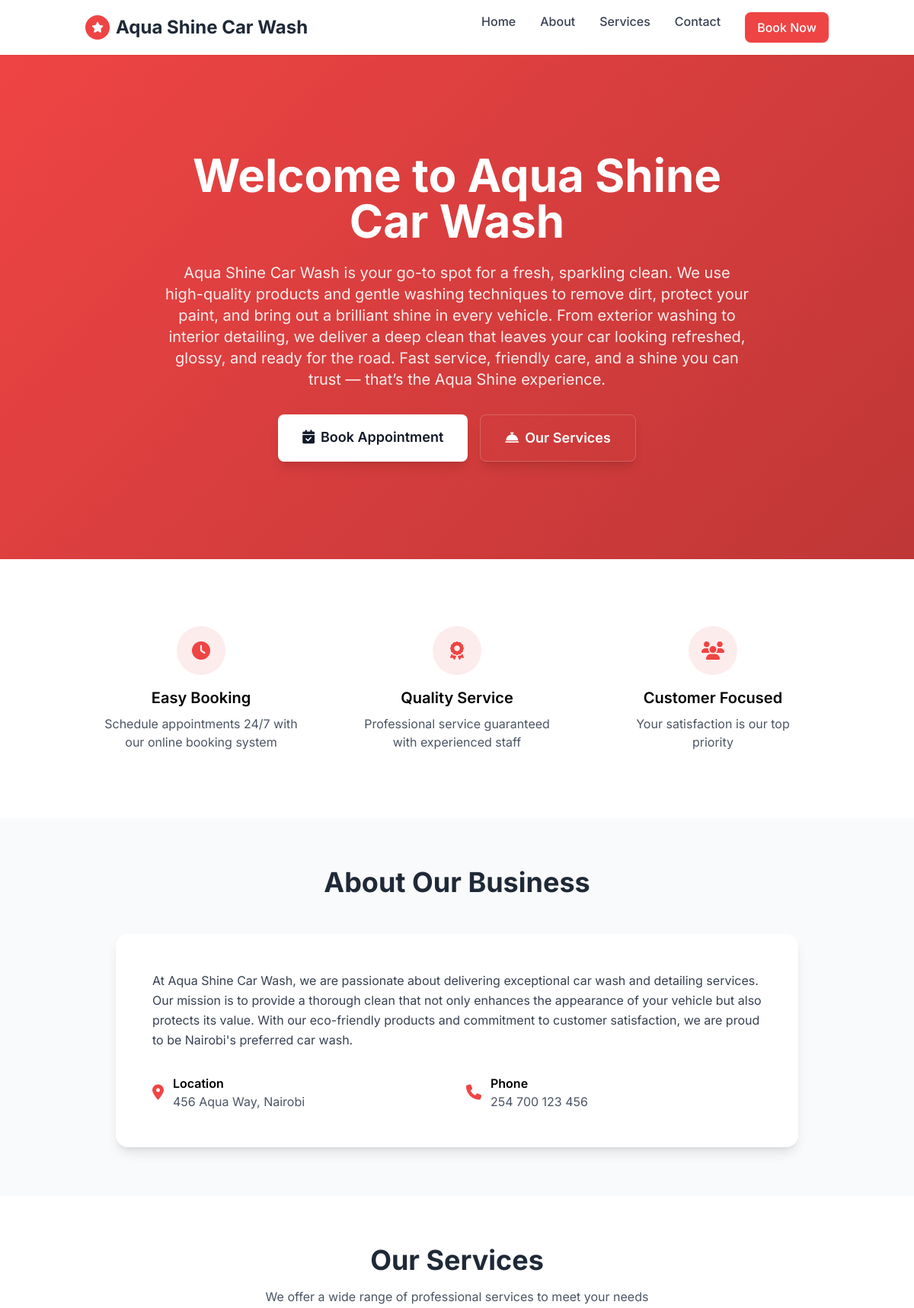
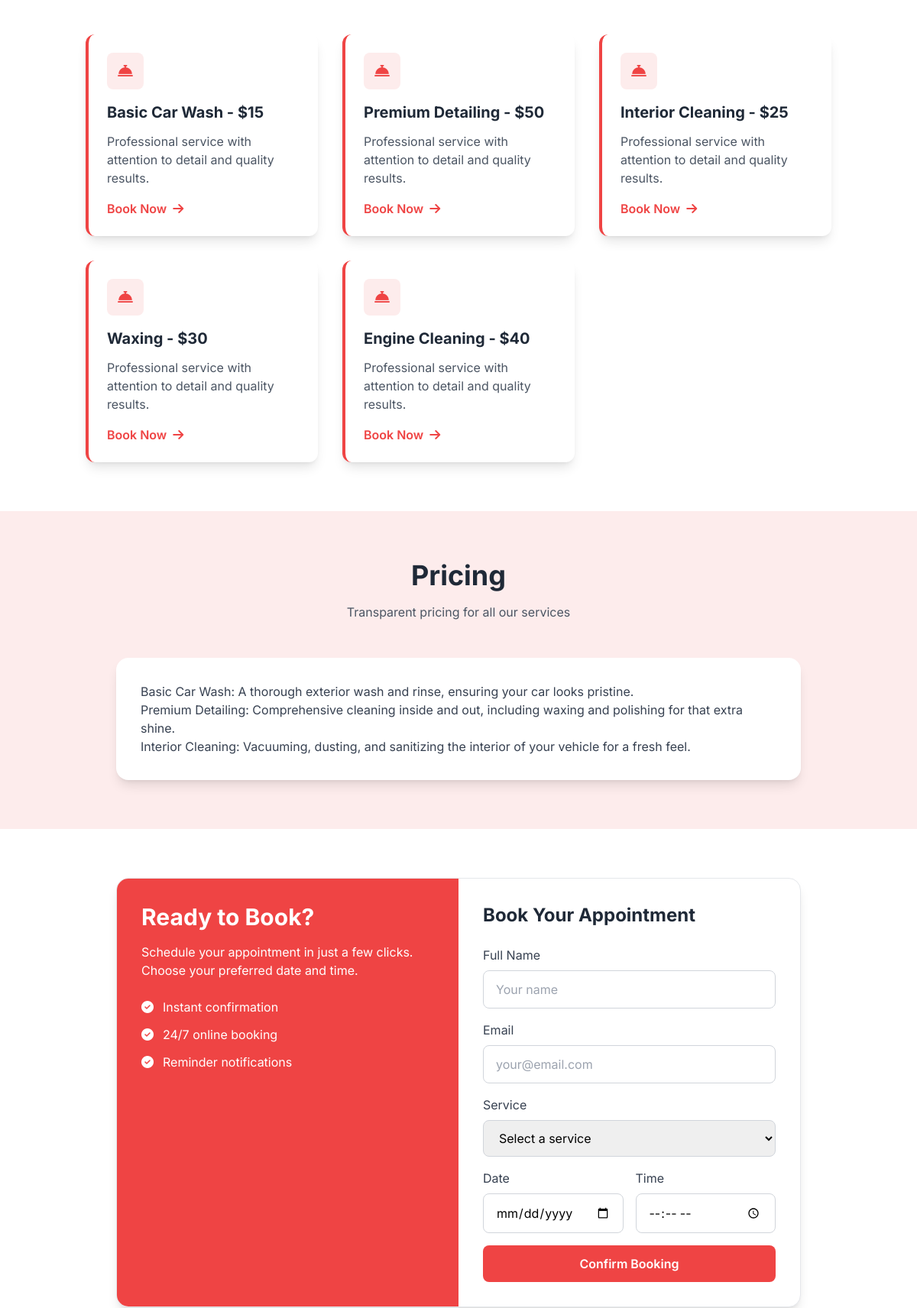
The app's page /core/site/29/ (upper part) with its own data (2 pictures, top to bottom).
### core/models.py (models this page shows, shortened)
class BusinessInfo(models.Model):
    BUSINESS_TYPE_CHOICES = [
        ('car_wash', 'Car Wash'),
        ('barber', 'Barber Shop'),
        ('spa_salon', 'Spa & Salon'),
        ('gym', 'Gym & Fitness'),
    ]
    name = models.CharField(max_length=100)
    description =  models.TextField()
    business_type =  models.CharField(max_length=50, choices=BUSINESS_TYPE_CHOICES, default='car_wash')
    created_at =  models.DateTimeField(auto_now_add=True)

class BusinessWebsite(models.Model):
    business =  models.OneToOneField(BusinessInfo, on_delete=models.CASCADE, related_name='website')
    theme_color =  models.CharField(max_length=20, default='#28a745')
    hero_title = models.CharField(max_length=200, blank=True, default='')
    hero_subtitle = models.TextField(blank=True, default='' )
    welcome_message = models.TextField(blank=True, default='')
    about = models.TextField(blank=True)
    services = models.TextField(blank=True)
    pricing_details = models.TextField(help_text="Provide pricing details for different services", default='')
    contact_email = models.EmailField(blank=True)
    contact_phone = models.CharField(max_length=20, blank=True)
    address = models.CharField(max_length=255, blank=True, default='')
    location = models.CharField(max_length=255,  default='')
    closing_time = models.TimeField(default='10')
    facebook_url = models.URLField(blank=True, default='')
    instagram_url = models.URLField(blank=True, default='')
    twitter_url = models.URLField(blank=True, default='')
    meta_title = models.CharField(max_length=200, blank=True, default='')
    meta_description = models.TextField(blank=True, default='')

### core/views.py (the view)
# urls.py: path('site/<int:business_id>/', views.display_site, name='site'),
def display_site(request, business_id):
    business =  BusinessInfo.objects.get(id=business_id)
    website = business.website
    context = {
        'business':business,
        'website':website
    }
    return render(request, 'website.html', context)

### core/templates/website.html (shortened to what this page needs)
<!DOCTYPE html>
<html lang="en">
<head>
    <script src="https://cdn.tailwindcss.com"></script>
    <link rel="stylesheet" href="https://cdnjs.cloudflare.com/ajax/libs/font-awesome/6.4.0/css/all.min.css">
</head>
<body class="bg-gray-50">
    <header class="bg-white shadow-sm sticky top-0 z-50">
        <div class="container mx-auto px-6 py-4 flex justify-between items-center">
            <div class="flex items-center space-x-2">
                <div class="w-8 h-8 bg-theme rounded-full flex items-center justify-center">
                    <i class="fas fa-star text-white text-sm"></i>
                </div>
                <h1 class="text-2xl font-bold text-gray-800">
                    {{ business.name }}
                </h1>
            </div>
            <nav class="hidden md:flex space-x-8">
                <a href="#home" class="text-gray-700 hover:text-theme font-medium transition-colors">Home</a>
                <a href="#about" class="text-gray-700 hover:text-theme font-medium transition-colors">About</a>
                <a href="#services" class="text-gray-700 hover:text-theme font-medium transition-colors">Services</a>
                <a href="#contact" class="text-gray-700 hover:text-theme font-medium transition-colors">Contact</a>
                <a href="#booking" class="bg-theme text-white px-4 py-2 rounded-lg font-medium hover:bg-theme-dark transition-colors">
                    Book Now
                </a>
            </nav>
        </div>
    </header>
    <section id="home" class="hero-gradient text-white">
        <div class="container mx-auto px-6 py-20 md:py-32">
            <div class="max-w-3xl mx-auto text-center">
                <h1 class="text-4xl md:text-6xl font-bold mb-6 leading-tight">
                    {{ website.hero_title|default:"Welcome to "|add:business.name }}
                </h1>
                <p class="text-lg md:text-xl mb-8 text-white leading-relaxed opacity-90">
                    {{ website.hero_subtitle|default:business.description }}
                </p>
                <div class="flex flex-col sm:flex-row gap-4 justify-center">
                    <a href="#booking" class="bg-white text-gray-900 font-semibold px-8 py-4 rounded-lg shadow-lg text-lg hover:bg-gray-100 transition-colors">
                        <i class="fas fa-calendar-check mr-2"></i>Book Appointment
                    </a>
                    <a href="#services" class="bg-theme-dark text-white font-semibold px-8 py-4 rounded-lg shadow-lg text-lg border border-white/20 hover:bg-theme transition-colors">
                        <i class="fas fa-concierge-bell mr-2"></i>Our Services
                    </a>
                </div>
            </div>
        </div>
    </section>
    <section class="bg-white py-16">
        <div class="container mx-auto px-6">
            <div class="grid grid-cols-1 md:grid-cols-3 gap-8">
                <div class="text-center p-6">
                    <div class="w-16 h-16 bg-theme-very-light rounded-full flex items-center justify-center mx-auto mb-4">
                        <i class="fas fa-clock text-2xl text-theme"></i>
                    </div>
                    <h3 class="text-xl font-semibold mb-2">Easy Booking</h3>
                    <p class="text-gray-600">Schedule appointments 24/7 with our online booking system</p>
                </div>
                <div class="text-center p-6">
                    <div class="w-16 h-16 bg-theme-very-light rounded-full flex items-center justify-center mx-auto mb-4">
                        <i class="fas fa-award text-2xl text-theme"></i>
                    </div>
                    <h3 class="text-xl font-semibold mb-2">Quality Service</h3>
                    <p class="text-gray-600">Professional service guaranteed with experienced staff</p>
                </div>
                <div class="text-center p-6">
                    <div class="w-16 h-16 bg-theme-very-light rounded-full flex items-center justify-center mx-auto mb-4">
                        <i class="fas fa-users text-2xl text-theme"></i>
                    </div>
                    <h3 class="text-xl font-semibold mb-2">Customer Focused</h3>
                    <p class="text-gray-600">Your satisfaction is our top priority</p>
                </div>
            </div>
        </div>
    </section>
    <section id="about" class="bg-gray-50 py-16">
        <div class="container mx-auto px-6">
            <div class="max-w-4xl mx-auto">
                <h2 class="text-3xl md:text-4xl font-bold text-center mb-12 text-gray-800">About Our Business</h2>
                <div class="bg-white rounded-2xl shadow-lg p-8 md:p-12">
                    <div class="prose max-w-none text-gray-700 leading-relaxed">
                        {{ website.about|default:business.description|linebreaks }}
                    </div>
                    <div class="mt-8 grid grid-cols-1 md:grid-cols-2 gap-6">
                        <div class="flex items-center space-x-3">
                            <i class="fas fa-map-marker-alt text-theme text-xl"></i>
                            <div>
                                <h4 class="font-semibold">Location</h4>
                                <p class="text-gray-600">{{ website.address }}</p>
                            </div>
                        </div>
                        <div class="flex items-center space-x-3">
                            <i class="fas fa-phone text-theme text-xl"></i>
                            <div>
                                <h4 class="font-semibold">Phone</h4>
                                <p class="text-gray-600">{{ website.contact_phone }}</p>
                            </div>
                        </div>
                    </div>
                </div>
            </div>
        </div>
    </section>
    <section id="services" class="bg-white py-16">
        <div class="container mx-auto px-6">
            <h2 class="text-3xl md:text-4xl font-bold text-center mb-4 text-gray-800">Our Services</h2>
            <p class="text-gray-600 text-center mb-12 max-w-2xl mx-auto">
                We offer a wide range of professional services to meet your needs
            </p>
            <div class="grid grid-cols-1 md:grid-cols-2 lg:grid-cols-3 gap-8">
                {% for service in website.services.splitlines %}
                <div class="service-card bg-white rounded-xl shadow-lg p-6 border-l-4 border-theme hover:shadow-xl">
                    <div class="w-12 h-12 bg-theme-very-light rounded-lg flex items-center justify-center mb-4">
                        <i class="fas fa-concierge-bell text-theme text-xl"></i>
                    </div>
                    <h3 class="text-xl font-bold mb-3 text-gray-800">{{ service }}</h3>
                    <p class="text-gray-600 mb-4">Professional service with attention to detail and quality results.</p>
                    <a href="#booking" class="text-theme font-semibold hover:text-theme-dark transition-colors">
                        Book Now <i class="fas fa-arrow-right ml-1"></i>
                    </a>
                </div>
                {% endfor %}
            </div>
        </div>
    </section>
    {% if website.pricing_details %}
    <section class="bg-theme-very-light py-16">
        <div class="container mx-auto px-6">
            <h2 class="text-3xl md:text-4xl font-bold text-center mb-4 text-gray-800">Pricing</h2>
            <p class="text-gray-600 text-center mb-12 max-w-2xl mx-auto">
                Transparent pricing for all our services
            </p>
            <div class="max-w-4xl mx-auto bg-white rounded-2xl shadow-lg p-8">
                <div class="prose max-w-none text-gray-700">
                    {{ website.pricing_details|linebreaks }}
                </div>
            </div>
        </div>
    </section>
    {% endif %}
    <section id="booking" class="bg-white py-16">
        <div class="container mx-auto px-6">
            <div class="max-w-4xl mx-auto bg-white rounded-2xl shadow-lg overflow-hidden border border-gray-200">
                <div class="md:flex">
                    <div class="md:w-1/2 bg-theme p-8 text-white">
                        <h2 class="text-3xl font-bold mb-4">Ready to Book?</h2>
                        <p class="mb-6">Schedule your appointment in just a few clicks. Choose your preferred date and time.</p>
                        <div class="space-y-3">
                            <div class="flex items-center space-x-3">
                                <i class="fas fa-check-circle"></i>
                                <span>Instant confirmation</span>
                            </div>
                            <div class="flex items-center space-x-3">
                                <i class="fas fa-check-circle"></i>
                                <span>24/7 online booking</span>
                            </div>
                            <div class="flex items-center space-x-3">
                                <i class="fas fa-check-circle"></i>
                                <span>Reminder notifications</span>
                            </div>
                        </div>
                    </div>
                    <div class="md:w-1/2 p-8">
                        <h3 class="text-2xl font-bold mb-6 text-gray-800">Book Your Appointment</h3>
                        <form class="space-y-4">
                            <div>
                                <label class="block text-gray-700 mb-2">Full Name</label>
                                <input type="text" class="w-full px-4 py-3 border border-gray-300 rounded-lg focus:ring-2 focus:ring-theme focus:border-transparent" placeholder="Your name">
                            </div>
                            <div>
                                <label class="block text-gray-700 mb-2">Email</label>
                                <input type="email" class="w-full px-4 py-3 border border-gray-300 rounded-lg focus:ring-2 focus:ring-theme focus:border-transparent" placeholder="your@email.com">
                            </div>
                            <div>
                                <label class="block text-gray-700 mb-2">Service</label>
                                <select class="w-full px-4 py-3 border border-gray-300 rounded-lg focus:ring-2 focus:ring-theme focus:border-transparent">
                                    <option>Select a service</option>
                                </select>
                            </div>
                            <div class="grid grid-cols-2 gap-4">
                                <div>
                                    <label class="block text-gray-700 mb-2">Date</label>
                                    <input type="date" class="w-full px-4 py-3 border border-gray-300 rounded-lg focus:ring-2 focus:ring-theme focus:border-transparent">
                                </div>
                                <div>
                                    <label class="block text-gray-700 mb-2">Time</label>
                                    <input type="time" class="w-full px-4 py-3 border border-gray-300 rounded-lg focus:ring-2 focus:ring-theme focus:border-transparent">
                                </div>
                            </div>
                            <button type="submit" class="w-full bg-theme text-white font-semibold py-3 rounded-lg hover:bg-theme-dark transition-colors">
                                Confirm Booking
                            </button>
                        </form>
                    </div>
                </div>
            </div>
        </div>
    </section>
</body>
</html>

### records on screen
BusinessInfo: name "Aqua Shine Car Wash"
BusinessWebsite: hero_title|add "Welcome to Aqua Shine Car Wash", hero_subtitle "Aqua Shine Car Wash is your go-to spot for a fresh, sparkling clean. We use high-quality products and gentle washing techniques to remove dirt, protect your paint, and bring out a brilliant shine in every vehicle. From exterior washing to interior detailing, we deliver a deep clean that leaves your car looking refreshed, glossy, and ready for the road. Fast service, friendly care, and a shine you can trust — that’s the Aqua Shine experience.", about "At Aqua Shine Car Wash, we are passionate about delivering exceptional car wash and detailing services. Our mission is to provide a thorough clean that not only enhances the appearance of your vehicle but also protects its value. With our eco-friendly products and commitment to customer satisfaction, we are proud to be Nairobi's preferred car wash.", address "456 Aqua Way, Nairobi", contact_phone "254 700 123 456", pricing_details "Basic Car Wash: A thorough exterior wash and rinse, ensuring your car looks pristine. Premium Detailing: Comprehensive cleaning inside and out, including waxing and polishing for that extra shine. Interior Cleaning: Vacuuming, dusting, and sanitizing the interior of your vehicle for a fresh feel."

### other values on screen
{{ service }} "Basic Car Wash - $15" "Premium Detailing - $50" "Interior Cleaning - $25" "Waxing - $30" "Engine Cleaning - $40"
